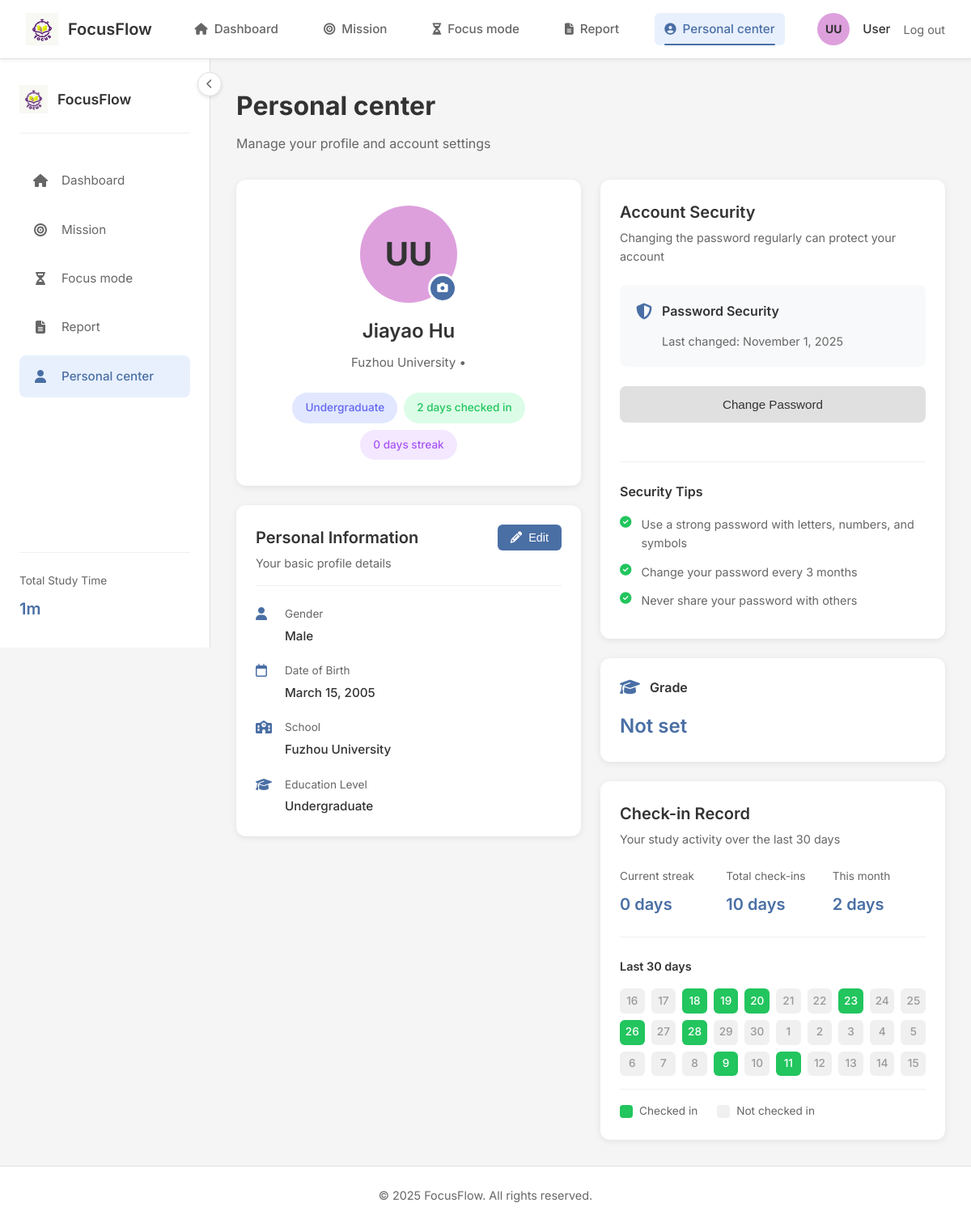
Screenshot of /profile (signed in) with the database file from the repository.
### tables this page shows
CREATE TABLE users (
    id INTEGER PRIMARY KEY AUTOINCREMENT,
    phone TEXT NOT NULL UNIQUE,
    first_name TEXT NOT NULL,
    last_name TEXT NOT NULL,
    email TEXT NOT NULL UNIQUE,
    gender TEXT,
    birth_date TEXT,
    school TEXT,
    education_level TEXT NOT NULL,
    grade TEXT,
    password TEXT NOT NULL,
    created_at TIMESTAMP DEFAULT CURRENT_TIMESTAMP
);

### app.py (the view, shortened to what this page needs)
@app.route('/profile')
@login_required
def profile():
    print("[调试] 访问个人资料页面")
    lang = request.args.get('lang', 'en-US')
    translations = get_translations(lang)
    user_id = session['user_id']
    conn = get_db_connection()
    try:
        print(f"[调试] 获取用户 {user_id} 的详细信息")
        user = conn.execute('SELECT * FROM users WHERE id = ?', (user_id,)).fetchone()
        if not user:
            print("[调试] 未找到用户信息")
            flash('User profile not found!')
            conn.close()
            return redirect(url_for('dashboard', lang=lang))
        from database import CheckinDB
        monthly_checkins = CheckinDB.get_monthly_checkins(user_id)
        total_checkins = CheckinDB.get_total_checkins(user_id)
        checkin_dates = conn.execute('''
            SELECT date FROM checkins
            WHERE user_id = ?
            ORDER BY date DESC
        ''', (user_id,)).fetchall()
        streak_days = 0
        if checkin_dates:
            current_date = datetime.now().date()
            for checkin_date in checkin_dates:
                checkin_date_obj = datetime.strptime(checkin_date['date'], '%Y-%m-%d').date()
                if (current_date - checkin_date_obj).days == streak_days:
                    streak_days += 1
                else:
                    break
        thirty_days_ago = (datetime.now() - timedelta(days=29)).date()
        checkin_records = {}
        checkin_list = conn.execute('''
            SELECT date FROM checkins
            WHERE user_id = ? AND date >= ?
            ORDER BY date ASC
        ''', (user_id, thirty_days_ago.strftime('%Y-%m-%d'))).fetchall()
        for record in checkin_list:
            checkin_records[record['date']] = True
        calendar_dates = []
        for i in range(30):
            date = datetime.now() - timedelta(days=29-i)
            date_str = date.strftime('%Y-%m-%d')
            calendar_dates.append({
                'date': date_str,
                'day': date.day,
                'checked_in': date_str in checkin_records
            })
        current_month_start = datetime.now().replace(day=1).strftime('%Y-%m-%d')
        this_month_checkins = conn.execute('''
            SELECT COUNT(*) as count FROM checkins
            WHERE user_id = ? AND date >= ?
        ''', (user_id, current_month_start)).fetchone()['count']
        education_level_map = {
            '1': 'Elementary',
            '2': 'Middle School',
            '3': 'High School',
            '4': 'Undergraduate'
        }
        grade_map = {
            '1': 'Freshman',
            '2': 'Sophomore',
            '3': 'Junior',
            '4': 'Senior'
        }
        education_display = education_level_map.get(str(user['education_level']), 'Undergraduate')
        grade_display = grade_map.get(str(user['grade']), '') if user['grade'] else ''
        password_last_changed = "November 1, 2025"  # Placeholder, can be updated if you track this
    finally:
        conn.close()
    education_levels = ['小学', '初中', '高中', '大学本科', '硕士研究生', '博士研究生']
    return render_template('profile.html', translations=translations, lang=lang, user=user,
                           education_levels=education_levels, monthly_checkins=monthly_checkins,
                           total_checkins=total_checkins, streak_days=streak_days,
                           calendar_dates=calendar_dates, this_month_checkins=this_month_checkins,
                           education_display=education_display, grade_display=grade_display,
                           password_last_changed=password_last_changed)

### templates/profile.html (shortened to what this page needs)
{% extends "base.html" %}
{% block content %}
<div class="profile-page-container">
    <div class="profile-page-header">
        <h1 class="profile-page-title">Personal center</h1>
        <p class="profile-page-subtitle">Manage your profile and account settings</p>
    </div>
    <div class="profile-main-grid">
        <div class="profile-left-column">
            <div class="user-profile-card card-shadow">
                <div class="profile-avatar-container">
                    <div class="profile-avatar-large" style="background-color: {{ g.user_avatar_color|default('#ffd700') }}">
                        {{ g.initials|default('UU') }}
                    </div>
                    <button class="avatar-edit-btn" onclick="openEditProfileModal()">
                        <i class="fas fa-camera"></i>
                    </button>
                </div>
                <div class="profile-name">{{ user.first_name }} {{ user.last_name }}</div>
                <div class="profile-school-info">
                    {{ user.school if user.school else 'No School' }} • {{ grade_display }}
                </div>
                <div class="profile-badges">
                    <span class="profile-badge badge-education">{{ education_display }}</span>
                    <span class="profile-badge badge-checkin">{{ this_month_checkins }} days checked in</span>
                    <span class="profile-badge badge-streak">{{ streak_days }} day{{ 's' if streak_days != 1 else '' }} streak</span>
                </div>
            </div>
            <div class="personal-info-section card-shadow">
                <div class="section-header-with-action">
                    <div>
                        <h2 class="section-title">Personal Information</h2>
                        <p class="section-subtitle">Your basic profile details</p>
                    </div>
                    <button class="btn-edit-section" onclick="openEditProfileModal()">
                        <i class="fas fa-pencil-alt"></i> Edit
                    </button>
                </div>
                <div class="info-details-list">
                    <div class="info-detail-item">
                        <i class="fas fa-user info-icon"></i>
                        <div class="info-content">
                            <span class="info-label">Gender</span>
                            <span class="info-value">{{ 'Male' if user.gender == 'male' else 'Female' if user.gender == 'female' else 'Not set' }}</span>
                        </div>
                    </div>
                    <div class="info-detail-item">
                        <i class="far fa-calendar info-icon"></i>
                        <div class="info-content">
                            <span class="info-label">Date of Birth</span>
                            <span class="info-value">
                                {% if user.birth_date %}
                                    {% set birth_date = user.birth_date.split(' ')[0] if ' ' in user.birth_date else user.birth_date %}
                                    {% set date_parts = birth_date.split('-') %}
                                    {% if date_parts|length == 3 %}
                                        {% set months = ['January', 'February', 'March', 'April', 'May', 'June', 'July', 'August', 'September', 'October', 'November', 'December'] %}
                                        {{ months[date_parts[1]|int - 1] }} {{ date_parts[2]|int }}, {{ date_parts[0] }}
                                    {% else %}
                                        {{ user.birth_date }}
                                    {% endif %}
                                {% else %}
                                    Not set
                                {% endif %}
                            </span>
                        </div>
                    </div>
                    <div class="info-detail-item">
                        <i class="fas fa-school info-icon"></i>
                        <div class="info-content">
                            <span class="info-label">School</span>
                            <span class="info-value">{{ user.school if user.school else 'Not set' }}</span>
                        </div>
                    </div>
                    <div class="info-detail-item">
                        <i class="fas fa-graduation-cap info-icon"></i>
                        <div class="info-content">
                            <span class="info-label">Education Level</span>
                            <span class="info-value">{{ education_display }}</span>
                        </div>
                    </div>
                </div>
            </div>
        </div>
        <div class="profile-right-column">
            <div class="account-security-section card-shadow">
                <div class="section-header">
                    <div>
                        <h2 class="section-title">Account Security</h2>
                        <p class="section-subtitle">Changing the password regularly can protect your account</p>
                    </div>
                </div>
                <div class="password-security-box">
                    <div class="password-security-header">
                        <i class="fas fa-shield-alt password-icon"></i>
                        <span class="password-security-label">Password Security</span>
                    </div>
                    <div class="password-last-changed">
                        Last changed: {{ password_last_changed }}
                    </div>
                </div>
                <button class="btn-change-password" onclick="openChangePasswordModal()">
                    Change Password
                </button>
                <div class="security-tips">
                    <h3 class="security-tips-title">Security Tips</h3>
                    <div class="security-tip-item">
                        <i class="fas fa-check-circle tip-icon"></i>
                        <span>Use a strong password with letters, numbers, and symbols</span>
                    </div>
                    <div class="security-tip-item">
                        <i class="fas fa-check-circle tip-icon"></i>
                        <span>Change your password every 3 months</span>
                    </div>
                    <div class="security-tip-item">
                        <i class="fas fa-check-circle tip-icon"></i>
                        <span>Never share your password with others</span>
                    </div>
                </div>
            </div>
            <div class="grade-section card-shadow">
                <div class="grade-header">
                    <i class="fas fa-graduation-cap grade-icon"></i>
                    <span class="grade-label">Grade</span>
                </div>
                <div class="grade-value">{{ grade_display if grade_display else 'Not set' }}</div>
            </div>
            <div class="checkin-record-section card-shadow">
                <div class="section-header">
                    <div>
                        <h2 class="section-title">Check-in Record</h2>
                        <p class="section-subtitle">Your study activity over the last 30 days</p>
                    </div>
                </div>
                <div class="checkin-metrics">
                    <div class="checkin-metric">
                        <span class="metric-label">Current streak</span>
                        <span class="metric-value">{{ streak_days }} days</span>
                    </div>
                    <div class="checkin-metric">
                        <span class="metric-label">Total check-ins</span>
                        <span class="metric-value">{{ total_checkins }} days</span>
                    </div>
                    <div class="checkin-metric">
                        <span class="metric-label">This month</span>
                        <span class="metric-value">{{ this_month_checkins }} days</span>
                    </div>
                </div>
                <div class="checkin-calendar-container">
                    <div class="checkin-calendar-label">Last 30 days</div>
                    <div class="checkin-calendar-grid">
                        {% for date_item in calendar_dates %}
                        <div class="checkin-calendar-day {% if date_item.checked_in %}checked-in{% else %}not-checked-in{% endif %}"
                             title="{{ date_item.date }}">
                            {{ date_item.day }}
                        </div>
                        {% endfor %}
                    </div>
                    <div class="checkin-legend">
                        <div class="legend-item">
                            <div class="legend-color checked-in"></div>
                            <span>Checked in</span>
                        </div>
                        <div class="legend-item">
                            <div class="legend-color not-checked-in"></div>
                            <span>Not checked in</span>
                        </div>
                    </div>
                </div>
            </div>
        </div>
    </div>
</div>
{% endblock %}

### rows the page displays
users: first_name "Jiayao", last_name "Hu", school "Fuzhou University", gender "Male"

### other values shown
{{ g.initials|default('UU') }} "UU"
{{ g.user_name|default('User') }} "User"
{{ g.total_study_time|default('0h 0m') }} "1m"
{{ education_display }} "Undergraduate"
{{ this_month_checkins }} "2"
{{ streak_days }} "0"
{{ 's' if streak_days != 1 else '' }} "s"
{{ months[date_parts[1]|int - 1] }} "March"
{{ date_parts[2]|int }} "15"
{{ date_parts[0] }} "2005"
{{ password_last_changed }} "November 1, 2025"
{{ grade_display if grade_display else 'Not set' }} "Not set"
{{ total_checkins }} "10"
{{ date_item.day }} "16" "17" "18" "19" "20" "21" "22" "23" "24" "25" "26" "27" "28" "29" "30" "1" "2" "3" "4" "5" "6" "7" "8" "9" "10" "11" "12" "13" "14" "15"
